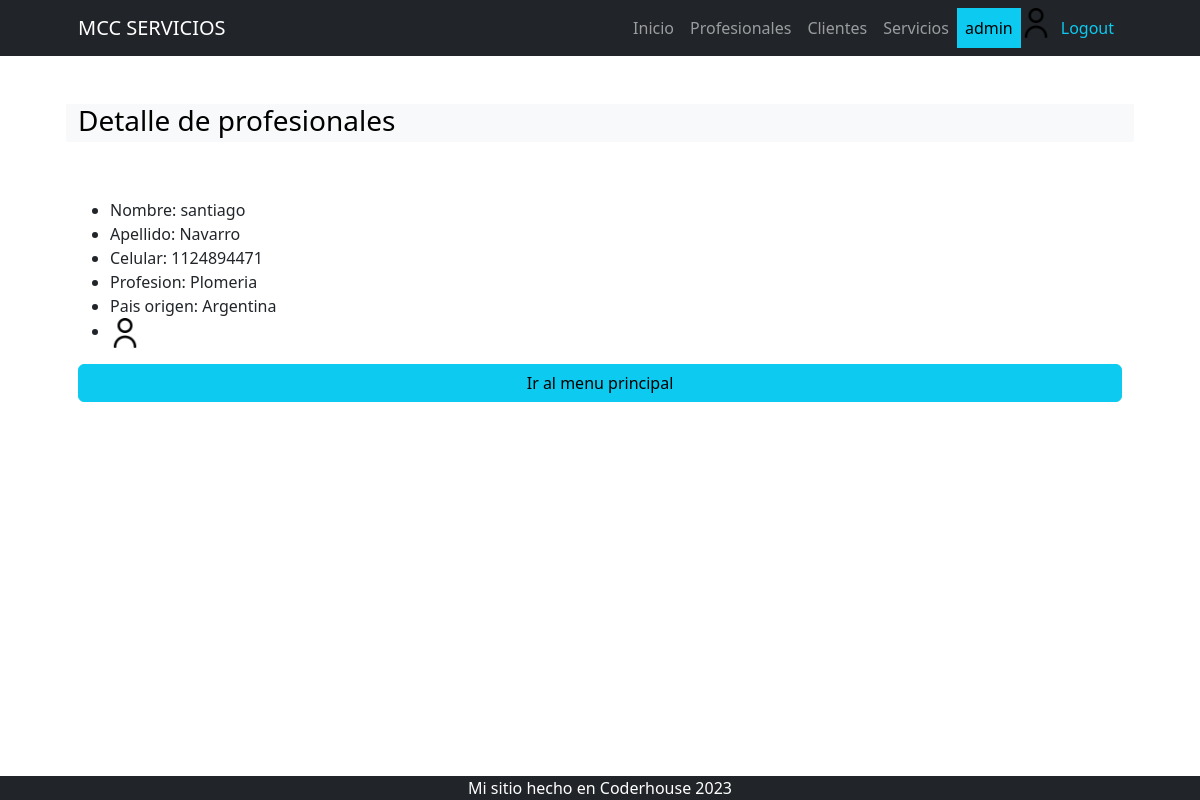
/profesionista/profesionista/detail/3 (signed in), run on the app's committed database.
### apps/profesionista/models.py (models this page shows, shortened)
class Profesionista(models.Model):
    nombre = models.OneToOneField(User, on_delete=models.CASCADE, related_name="profesional" )
    apellido = models.CharField(max_length= 50)
    celular = models.CharField(max_length=50)
    profesion = models.ForeignKey("servicio.Servicios", on_delete=models.CASCADE, null = False)
    pais_origen_id = models.ForeignKey("cliente.Pais", on_delete=models.SET_NULL, null=True, blank=True)
    avatar = models.ImageField(upload_to="avatares",blank=True, null=True)

### apps/servicio/models.py (models this page shows)
class Servicios(models.Model):
    nombre = models.CharField(max_length=200, unique=True)
    descripcion = models.CharField(max_length=250, null=True, blank=True, verbose_name="descripción")
    avatar = models.ImageField(upload_to="avatares",blank=True, null=True)
    def __str__(self):
        return self.nombre
    class Meta:
        verbose_name = "servicio"
        verbose_name_plural = "servicios"

### apps/cliente/models.py (models this page shows)
class Pais(models.Model):
    nombre = models.CharField(max_length=50)
    def __str__(self):
        return self.nombre

### apps/profesionista/views.py (the view)
# urls.py: path("profesionista/detail/<int:pk>", views.ProfesionistaDetail.as_view(),
class ProfesionistaDetail(DetailView):
    model = models.Profesionista

### apps/profesionista/templates/profesionista/profesionista_detail.html
{% extends 'profesionista/index.html' %}
{% load static %}
{% block INDEX_TITULO %}
    Detalle de profesionales
{% endblock INDEX_TITULO %}
{% block INDEX_CONTENIDO %}
    <ul>
        <li>Nombre: {{ object.nombre }} </li>
        <li>Apellido: {{ object.apellido }} </li>
        <li>Celular: {{ object.celular }} </li>
        <li>Profesion: {{ object.profesion }} </li>
        <li>Pais origen: {{ object.pais_origen_id }} </li>
        {% if user.profesional.avatar.url %}
            <li class="nav-item"><img src="{{user.profesional.avatar.url}}" alt="avatar" class="" style="height: 30px  "></li>
        {% else %}
            <li class="nav-item"><img src="{% static 'profesionista/usuario.png' %}" alt=""class="" style="width: 30px;height: 30px;vertical-align: middle;margin-right: 2px; "></li>
        {% endif %} </li>
    </ul>
    {% include 'Home/index_back.html' %}
{% endblock INDEX_CONTENIDO %}

### apps/Home/templates/Home/navbar.html (shortened to what this page needs)
{% load static %}
<nav class="navbar navbar-expand-lg navbar-dark bg-dark">
    <div class="container px-5">
        <a class="navbar-brand" href="{% url 'Home:home' %}">MCC SERVICIOS</a>
        <div class="collapse navbar-collapse" id="navbarSupportedContent">
            <ul class="navbar-nav ms-auto mb-2 mb-lg-0">
                <li class="nav-item"><a class="nav-link {% if request.path == "/" %} active {% endif %}" aria-current="page" href="{% url 'Home:home' %}">Inicio</a></li>
                {% if user.is_authenticated %}
                <li class="nav-item"><a class="nav-link {% if request.path == "/profesionista/" %} active  {% endif %}" href="{% url 'profesionista:home' %}">Profesionales</a></li>
                <li class="nav-item"><a class="nav-link {% if request.path == "/cliente/" %} active  {% endif %}" href="{% url 'cliente:home' %}">Clientes</a></li>
                    <li class="nav-item"><a class="nav-link {% if request.path == "/servicio/" %} active  {% endif %}" href="{% url 'servicio:home' %}">Servicios</a></li>
                    <li class="nav-item"><a class="nav-link text-bg-info">{{ user.username }}</a></li>
                    {% if user.profesional.avatar.url %}
                            <li class="nav-item"><img src="{{user.profesional.avatar.url}}" alt="avatar" class="" style="width: 30px;height: 30px;vertical-align: middle;margin-right: 2px; "></li>
                        {% else %}
                            <li class="nav-item"><img src="{% static 'profesionista/usuario.png' %}" alt=""class="" style="width: 30px;height: 30px;vertical-align: middle;margin-right: 2px; "></li>
                    {% endif %}
                    <li class="nav-item"><a class="nav-link text-info" href="{% url 'Home:logout' %}">Logout</a></li>
                {% endif %}
            </ul>
        </div>
    </div>
</nav>

### data on the page
Profesionista: nombre "santiago", apellido "Navarro", celular "1124894471", profesion "Plomeria", pais_origen_id "Argentina"

### other printed values
{{ user.username }} "admin"
